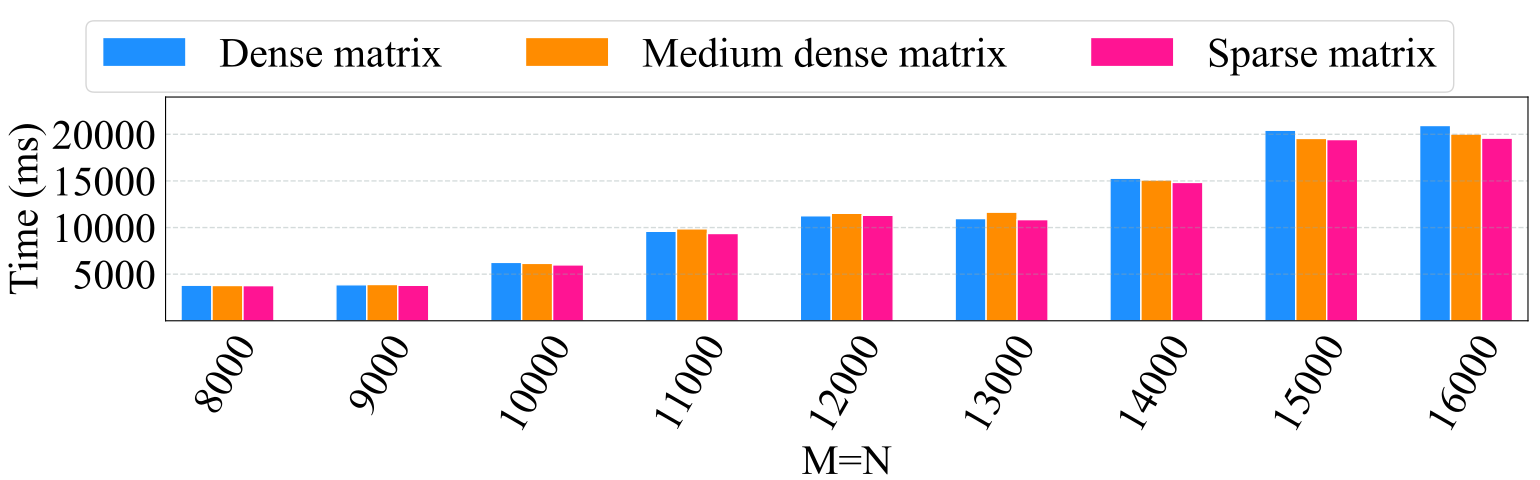

Recreate this plot in Python.
import numpy as np
from matplotlib import pyplot as plt
from pylab import *

plt.rc('font', family='Times New Roman', size=30)

def draw_Histogram():
	fig = plt.figure(figsize=(16,4.8))

	ax = fig.add_subplot(1,1,1)
	x = [1,2,3,4,5,6,7,8,9]
	y = [5000,10000,15000,20000]
	Y1 = [3811.197,3858.541,6267.526,9594.915,11260.502,10966.071,15288.026,20437.867,20946.546]
	Y2 = [3783.681,3888.372,6153.991,9861.159,11525.427,11646.990,15097.878,19559.677,20026.686]
	Y3 = [3770.447,3802.410,5991.559,9357.953,11312.342,10849.521,14838.617,19438.135,19589.814]
	index = np.arange(9)+1  
	bar_width = 0.2
	opacity = 1.0	
	rec1 = plt.bar(index-bar_width,Y1,bar_width,alpha=opacity,facecolor = 'dodgerblue',edgecolor = 'white',label='Dense matrix')
	rec2 = plt.bar(index,Y2,bar_width,alpha=opacity,facecolor = 'darkorange',edgecolor = 'white',label='Medium dense matrix')
	rec3= plt.bar(index+bar_width,Y3,bar_width,alpha=opacity,facecolor = 'deeppink',edgecolor = 'white',label='Sparse matrix')
	plt.ylim(0,24000)
	plt.xlim(0.6,9.4)
	plt.xticks(x ,['8000','9000','10000','11000','12000','13000','14000','15000','16000'],rotation=60) 
	plt.yticks(y)
	ax.tick_params(left=False, bottom=False)
	plt.xlabel('M=N')  
	plt.ylabel('Time (ms)')  
	plt.grid(color='#95a5a6',linestyle='--', linewidth=1 ,axis='y',alpha=0.4)

	lines, labels = fig.axes[-1].get_legend_handles_labels()
	fig.legend(lines, labels, loc = 'upper center', ncol = 3)
	plt.show()

draw_Histogram()
